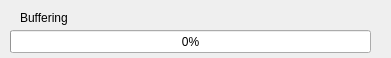
<?xml version="1.0" encoding="UTF-8"?>
<ui version="4.0">
 <class>Form</class>
 <widget class="QWidget" name="Form">
  <property name="geometry">
   <rect>
    <x>0</x>
    <y>0</y>
    <width>391</width>
    <height>58</height>
   </rect>
  </property>
  <property name="windowTitle">
   <string>Form</string>
  </property>
  <widget class="QProgressBar" name="progressBar">
   <property name="geometry">
    <rect>
     <x>10</x>
     <y>30</y>
     <width>361</width>
     <height>23</height>
    </rect>
   </property>
   <property name="value">
    <number>0</number>
   </property>
  </widget>
  <widget class="QLabel" name="label">
   <property name="geometry">
    <rect>
     <x>20</x>
     <y>10</y>
     <width>101</width>
     <height>16</height>
    </rect>
   </property>
   <property name="text">
    <string>Buffering</string>
   </property>
  </widget>
 </widget>
 <resources/>
 <connections/>
</ui>
